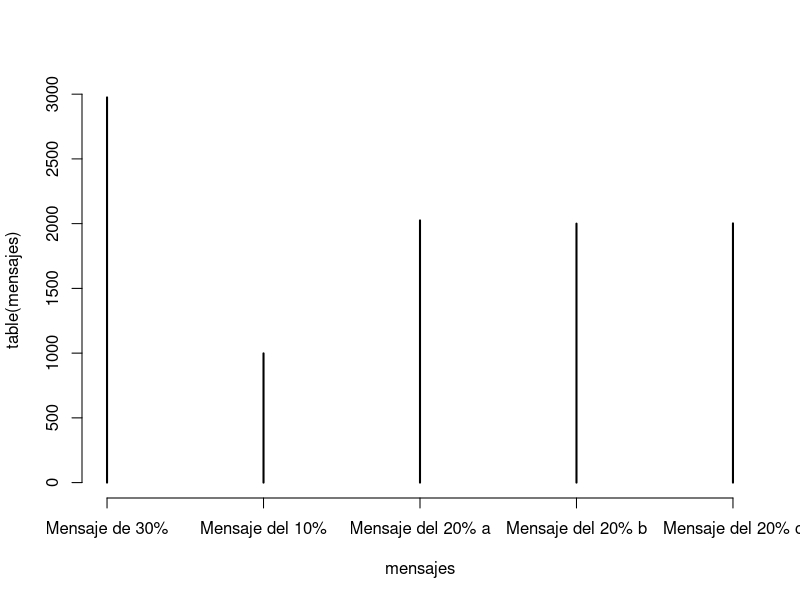

Recreate this plot in R.
#Estructuras de control
x<-11
if (x>3){
    y<-10
}else{
    y<-5
}
y

x<-2
y<-if(x>3){
    10
}else{
    5
}
y


a<-10*runif(1)

if (a[1]<3){
    x<-"Hola"
}else if(a[1]<5){
        x<-"que onda"
}else if(a[1]<6){
        x<- "que pedo"
}else if(a[1]<8){
        x<- "que pex"
}else if(a[1]<10){
        x<-"quiubo"
}
x

#Ejemplo for
for (i in c(2,55,9)){
    print(i)
}

for (i in 10:1){
    print(i)
}

x<-c("a","b","c","d")
for(i in 1:4){
    print(x[i])
}

for(i in seq_along(x)){
    print(x[i])
}

for(letra in x){
    print(letra)
}

for(i in 1:4)print(x[i])

x<-matrix(1:6,2,3)
x
for(i in seq_len(nrow(x))){
    for(j in seq_len(ncol(x))){
        print(x[i,j])
    }
}

x<-matrix(1:6,2,3,T)
x
for(i in seq_len(nrow(x))){
    for(j in seq_len(ncol(x))){
        print(x[i,j])
    }
}

#Prueba de Funcionamiento
n<-10000
mensajes <-vector("character",n)
for(i in 1:n){
    y<-runif(1)
    if(y<=0.30){
        mensajes[i]<-("Mensaje de 30%")
    }else if(y<=0.50){
        mensajes[i]<-("Mensaje del 20% a")
    }else if(y<=0.70){
        mensajes[i]<-("Mensaje del 20% b")
    }else if(y<=0.90){
        mensajes[i]<-("Mensaje del 20% c")
    }else{
        mensajes[i]<-("Mensaje del 10%")
    }
}
mensajes
table(mensajes)
plot(table(mensajes))
